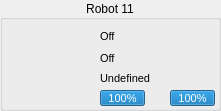
   <widget class="QGroupBox" name="groupBox_12">
    <property name="geometry">
     <rect>
      <x>1160</x>
      <y>679</y>
      <width>221</width>
      <height>111</height>
     </rect>
    </property>
    <property name="title">
     <string>Robot 11</string>
    </property>
    <property name="alignment">
     <set>Qt::AlignCenter</set>
    </property>
    <widget class="QLabel" name="sprite_12">
     <property name="geometry">
      <rect>
       <x>8</x>
       <y>29</y>
       <width>64</width>
       <height>64</height>
      </rect>
     </property>
     <property name="text">
      <string/>
     </property>
     <property name="pixmap">
      <pixmap resource="../../rsc.qrc">:/textures/textures/robots/blue/b11.png</pixmap>
     </property>
     <property name="scaledContents">
      <bool>true</bool>
     </property>
    </widget>
    <widget class="QProgressBar" name="battery_12">
     <property name="geometry">
      <rect>
       <x>100</x>
       <y>90</y>
       <width>45</width>
       <height>16</height>
      </rect>
     </property>
     <property name="font">
      <font>
       <pointsize>8</pointsize>
      </font>
     </property>
     <property name="value">
      <number>100</number>
     </property>
    </widget>
    <widget class="QLabel" name="status_12">
     <property name="geometry">
      <rect>
       <x>100</x>
       <y>28</y>
       <width>17</width>
       <height>17</height>
      </rect>
     </property>
     <property name="font">
      <font>
       <pointsize>8</pointsize>
      </font>
     </property>
     <property name="text">
      <string>Off</string>
     </property>
    </widget>
    <widget class="QLabel" name="dribble_12">
     <property name="geometry">
      <rect>
       <x>100</x>
       <y>50</y>
       <width>17</width>
       <height>17</height>
      </rect>
     </property>
     <property name="font">
      <font>
       <pointsize>8</pointsize>
      </font>
     </property>
     <property name="text">
      <string>Off</string>
     </property>
    </widget>
    <widget class="QLabel" name="role_12">
     <property name="geometry">
      <rect>
       <x>100</x>
       <y>70</y>
       <width>111</width>
       <height>17</height>
      </rect>
     </property>
     <property name="font">
      <font>
       <pointsize>8</pointsize>
      </font>
     </property>
     <property name="text">
      <string>Undefined</string>
     </property>
    </widget>
    <widget class="QProgressBar" name="chute_12">
     <property name="geometry">
      <rect>
       <x>170</x>
       <y>90</y>
       <width>45</width>
       <height>16</height>
      </rect>
     </property>
     <property name="font">
      <font>
       <pointsize>8</pointsize>
      </font>
     </property>
     <property name="autoFillBackground">
      <bool>false</bool>
     </property>
     <property name="value">
      <number>100</number>
     </property>
    </widget>
    <widget class="QLabel" name="label_58">
     <property name="geometry">
      <rect>
       <x>80</x>
       <y>50</y>
       <width>16</width>
       <height>16</height>
      </rect>
     </property>
     <property name="text">
      <string/>
     </property>
     <property name="pixmap">
      <pixmap resource="../../rsc.qrc">:/textures/textures/ui/dribble.png</pixmap>
     </property>
     <property name="scaledContents">
      <bool>true</bool>
     </property>
    </widget>
    <widget class="QLabel" name="imgrole_12">
     <property name="geometry">
      <rect>
       <x>80</x>
       <y>70</y>
       <width>16</width>
       <height>16</height>
      </rect>
     </property>
     <property name="text">
      <string/>
     </property>
     <property name="pixmap">
      <pixmap resource="../../rsc.qrc">:/textures/textures/ui/none.png</pixmap>
     </property>
     <property name="scaledContents">
      <bool>true</bool>
     </property>
    </widget>
    <widget class="QLabel" name="label_59">
     <property name="geometry">
      <rect>
       <x>150</x>
       <y>90</y>
       <width>16</width>
       <height>16</height>
      </rect>
     </property>
     <property name="text">
      <string/>
     </property>
     <property name="pixmap">
      <pixmap resource="../../rsc.qrc">:/textures/textures/ui/chute.png</pixmap>
     </property>
     <property name="scaledContents">
      <bool>true</bool>
     </property>
    </widget>
    <widget class="QLabel" name="label_60">
     <property name="geometry">
      <rect>
       <x>80</x>
       <y>30</y>
       <width>16</width>
       <height>14</height>
      </rect>
     </property>
     <property name="text">
      <string/>
     </property>
     <property name="pixmap">
      <pixmap resource="../../rsc.qrc">:/textures/textures/ui/connect.png</pixmap>
     </property>
     <property name="scaledContents">
      <bool>true</bool>
     </property>
    </widget>
    <widget class="QLabel" name="label_61">
     <property name="geometry">
      <rect>
       <x>80</x>
       <y>90</y>
       <width>16</width>
       <height>16</height>
      </rect>
     </property>
     <property name="text">
      <string/>
     </property>
     <property name="pixmap">
      <pixmap resource="../../rsc.qrc">:/textures/textures/ui/battery.png</pixmap>
     </property>
     <property name="scaledContents">
      <bool>true</bool>
     </property>
    </widget>
   </widget>
